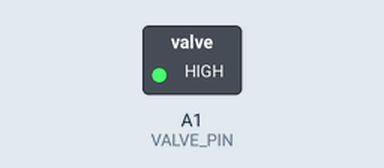
Recording of a sketch running on a simulated Arduino Uno, built with avr-gcc and run on an emulated ATmega328P. On the bench: switched loads named in the sketch (green lamp = pin HIGH).

Above: at 0.7 s.
At 55.7 s:
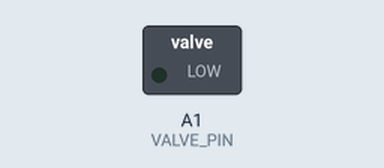
Timing chart, 0 to 63.2 s (numbered marks = the images above):
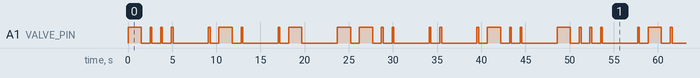

The sketch:

brazil_morse1.ino
```cpp
#define VALVE_PIN A1

void setup() {
  pinMode(VALVE_PIN, OUTPUT);
}

void loop() {

  //B
  digitalWrite(VALVE_PIN, HIGH);
  delay(1500);
  digitalWrite(VALVE_PIN, LOW);
  delay(1000);
   digitalWrite(VALVE_PIN, HIGH);
  delay(200);
  digitalWrite(VALVE_PIN, LOW);
  delay(1000);
   digitalWrite(VALVE_PIN, HIGH);
  delay(200);
  digitalWrite(VALVE_PIN, LOW);
  delay(1000);
   digitalWrite(VALVE_PIN, HIGH);
  delay(200);
  digitalWrite(VALVE_PIN, LOW);
  delay(4000);
  //R
   digitalWrite(VALVE_PIN, HIGH);
  delay(200);
  digitalWrite(VALVE_PIN, LOW);
  delay(1000);
   digitalWrite(VALVE_PIN, HIGH);
  delay(1500);
  digitalWrite(VALVE_PIN, LOW);
  delay(1000);
  digitalWrite(VALVE_PIN, HIGH);
  delay(200);
  digitalWrite(VALVE_PIN, LOW);
  delay(4000);

// A
  digitalWrite(VALVE_PIN, HIGH);
  delay(200);
  digitalWrite(VALVE_PIN, LOW);
  delay(1000);
  digitalWrite(VALVE_PIN, HIGH);
  delay(1500);
  digitalWrite(VALVE_PIN, LOW);
  delay(4000);

 //Z
  digitalWrite(VALVE_PIN, HIGH);
  delay(1500);
  digitalWrite(VALVE_PIN, LOW);
  delay(1000);
  digitalWrite(VALVE_PIN, HIGH);
  delay(1500);
  digitalWrite(VALVE_PIN, LOW);
  delay(1000);
  digitalWrite(VALVE_PIN, HIGH);
  delay(200);
  digitalWrite(VALVE_PIN, LOW);
  delay(1000);
  digitalWrite(VALVE_PIN, HIGH);
  delay(200);
  digitalWrite(VALVE_PIN, LOW);
  delay(4000);
//I
digitalWrite(VALVE_PIN, HIGH);
  delay(200);
  digitalWrite(VALVE_PIN, LOW);
  delay(1000);
  digitalWrite(VALVE_PIN, HIGH);
  delay(200);
  digitalWrite(VALVE_PIN, LOW);
  delay(4000);

  //L
  digitalWrite(VALVE_PIN, HIGH);
  delay(200);
  digitalWrite(VALVE_PIN, LOW);
  delay(1000);
  digitalWrite(VALVE_PIN, HIGH);
  delay(1500);
  digitalWrite(VALVE_PIN, LOW);
  delay(1000);
  digitalWrite(VALVE_PIN, HIGH);
  delay(200);
  digitalWrite(VALVE_PIN, LOW);
  delay(1000);
  digitalWrite(VALVE_PIN, HIGH);
  delay(200);
  digitalWrite(VALVE_PIN, LOW);
  delay(4000);
}
```

Measured:
- by itself, A1 (VALVE_PIN): moves between LOW and HIGH, repeating every 48.6 s
- by itself, everything shown: repeats every 48.6 s, in 38 steps
